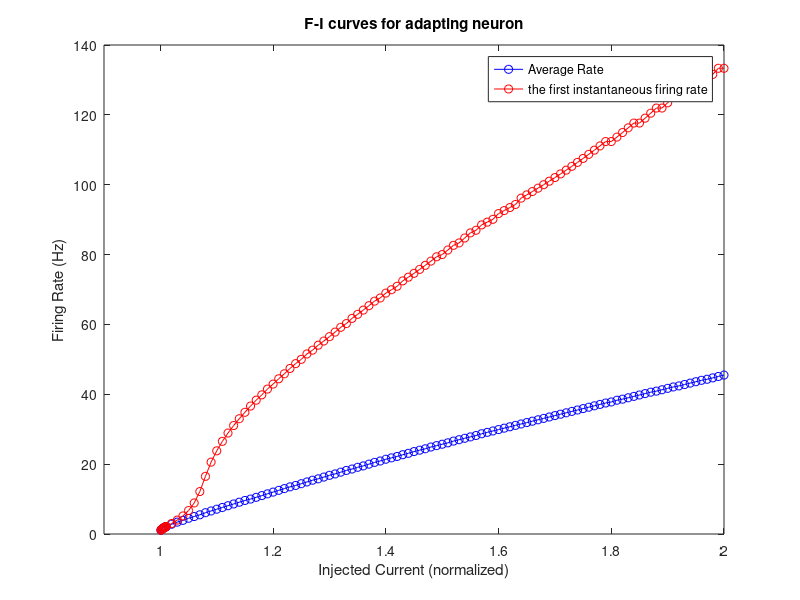
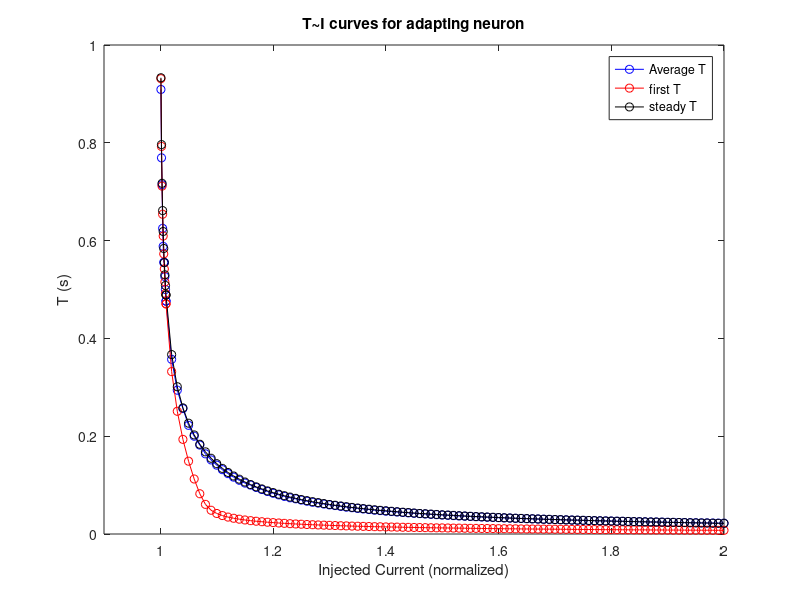
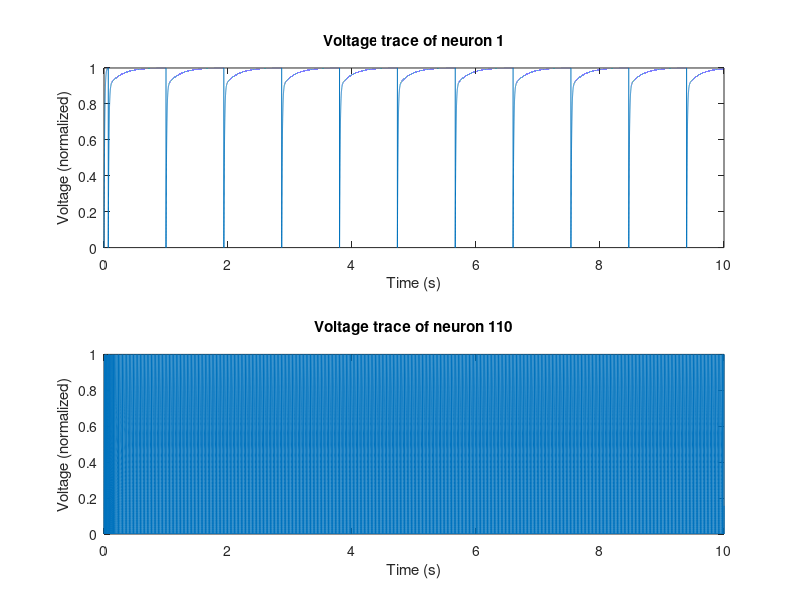
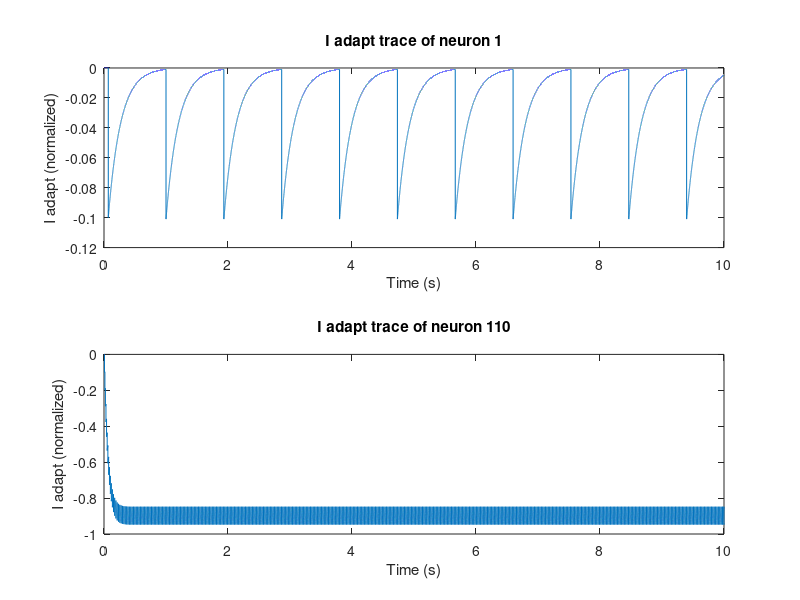

Recreate these plots in MATLAB, in order. (Note: this script raises an error after producing the figures.)
clc;
clear;
close all;
tic

% Constants
V_threshold = 1; % s
time_constant = 1e-2; % s
time_constant_adapt = 0.2; % s
J_adapt = 0.1;
baseline_current = V_threshold;

% Time step configuration
time_step = 1e-4; % s
time_step_ratio = time_step / time_constant;
time_step_ratio_adapt = time_step / time_constant_adapt;
total_time = 10; % s
n_steps = ceil(total_time / time_step);

% Current and Neuron setup
current_values = baseline_current + [0.001:0.001:0.01, 0.01:0.01:1];
n_currents = length(current_values);

% Initialize
spike_times = cell(1, n_currents);
average_firing_rate = zeros(1, n_currents);
V = zeros(1, n_currents);
I_adapt = zeros(1, n_currents);
n_spikes = zeros(1, n_currents);
V_trace = zeros(n_currents, n_steps);
I_adapt_trace = zeros(n_currents, n_steps);
is_fire = false(1,n_currents);

%% loop to process each step
for i = 2:n_steps

    % save
    I_adapt_trace(:, i) = I_adapt';
    V_trace(:, i) = V';

    % update I_adapt
    I_adapt = (1 - time_step_ratio_adapt) * I_adapt - J_adapt * is_fire;

    % update V_adapt
    V = (1 - time_step_ratio) * V + time_step_ratio * (current_values + I_adapt);

    % Check for neurons that have crossed the threshold
    is_fire = (V >= V_threshold);
    neurons_fire = find(is_fire);

    if ~isempty(neurons_fire)

        % reset to 0
        V(neurons_fire) = 0;

        % Record spike times and count spikes
        for neuron_idx = neurons_fire
            spike_times{neuron_idx} = [spike_times{neuron_idx}; time_step * i];
            n_spikes(neuron_idx) = n_spikes(neuron_idx) + 1;
        end
    end
end

% Calculate rates and instantaneous firing rates
min_intervals = 1;
the_first_instantaneous_firing_rate = zeros(n_currents, min_intervals);

for k = 1:n_currents
    if ~isempty(spike_times{k})
        spikes = spike_times{k}';
        average_firing_rate(k) = length(spikes) / total_time;
        intervals = diff(spikes);
        n_intervals = length(intervals);

        if n_intervals >= min_intervals
            the_first_instantaneous_firing_rate(k, 1:min_intervals) = 1 ./ intervals(1:min_intervals);
        end
    end
end

%% disp
simulation_time = toc;
fprintf('Simulation time: %.2f seconds\n', simulation_time);

%% calculate the period of steady state
ratio_threshold = 0.99;

% Detect peaks for all traces at once
[peak_values, peak_indices] = cellfun(@findpeaks, num2cell(V_trace, 2), 'UniformOutput', false);

% Calculate periods for each trace
periods_cell = cellfun(@diff, peak_indices, 'UniformOutput', false);

% Calculate ratios for each trace
ratio_cell = cellfun(@(x) x(1:end-1) ./ x(2:end), periods_cell, 'UniformOutput', false);

% Determine the start index of the steady state for each trace
steady_state_start_indices = cellfun(@(x) find(x > ratio_threshold, 1), ratio_cell, 'UniformOutput', false);

% Extract steady-state period for each trace
steady_state_periods = cellfun(@(p, idx) p(idx + 1) * time_step, periods_cell, steady_state_start_indices);

%% plot

% f~I_const
figure
plot(current_values, average_firing_rate, 'b-o', current_values, the_first_instantaneous_firing_rate(:, 1), 'r-o')
xlabel('Injected Current (normalized)');
ylabel('Firing Rate (Hz)');
legend('Average Rate', 'the first instantaneous firing rate');
title('F-I curves for adapting neuron');
xlim([0.9 2]);

% T~I_const
figure
plot(current_values, 1./average_firing_rate, 'b-o', current_values, 1./the_first_instantaneous_firing_rate(:, 1), 'r-o');
hold on;
plot(current_values, steady_state_periods, 'k-o');
xlabel('Injected Current (normalized)');
ylabel('T (s)');
legend('Average T', 'first T', 'steady T');
title('T~I curves for adapting neuron');
xlim([0.9 2]);


% V~t
time_vector = time_step:time_step:total_time;
figure
subplot(2, 1, 1);
neuron_id = 1;
plot(time_vector, V_trace(1, :));
xlabel('Time (s)');
ylabel('Voltage (normalized)');
title_str = sprintf('Voltage trace of neuron %d\n', neuron_id);
title(title_str);

subplot(2, 1, 2);
neuron_id = n_currents;
plot(time_vector, V_trace(end, :));
xlabel('Time (s)');
ylabel('Voltage (normalized)');
title_str = sprintf('Voltage trace of neuron %d\n', neuron_id);
title(title_str);

% for neuron_id = 1:20:n_currents
%     figure;
%     plot(time_vector, V_trace(neuron_id, :));
%     xlabel('Time (s)');
%     ylabel('V (normalized)');
%     title_str = sprintf('V trace of neuron %d\n', neuron_id);
%     title(title_str);
% end

% I_adapt~t
figure
subplot(2, 1, 1);
neuron_id = 1;
plot(time_vector, I_adapt_trace(neuron_id, :));
xlabel('Time (s)');
ylabel('I adapt (normalized)');
title_str = sprintf('I adapt trace of neuron %d\n', neuron_id);
title(title_str);

subplot(2, 1, 2);
neuron_id = n_currents;
plot(time_vector, I_adapt_trace(neuron_id, :));
xlabel('Time (s)');
ylabel('I adapt (normalized)');
title_str = sprintf('I adapt trace of neuron %d\n', neuron_id);
title(title_str);

for neuron_id = 1:50:n_currents
    figure;
    plot(time_vector, I_adapt_trace(neuron_id, :));
    xlabel('Time (s)');
    ylabel('I adapt (normalized)');
    title_str = sprintf('I adapt trace of neuron %d\n', neuron_id);
    title(title_str);
end

%% save
save_folder_name = sprintf('J_adapt = %.2f',J_adapt);
save_folder_path = fullfile('../result/',save_folder_name);
save_all_figures(save_folder_path);
